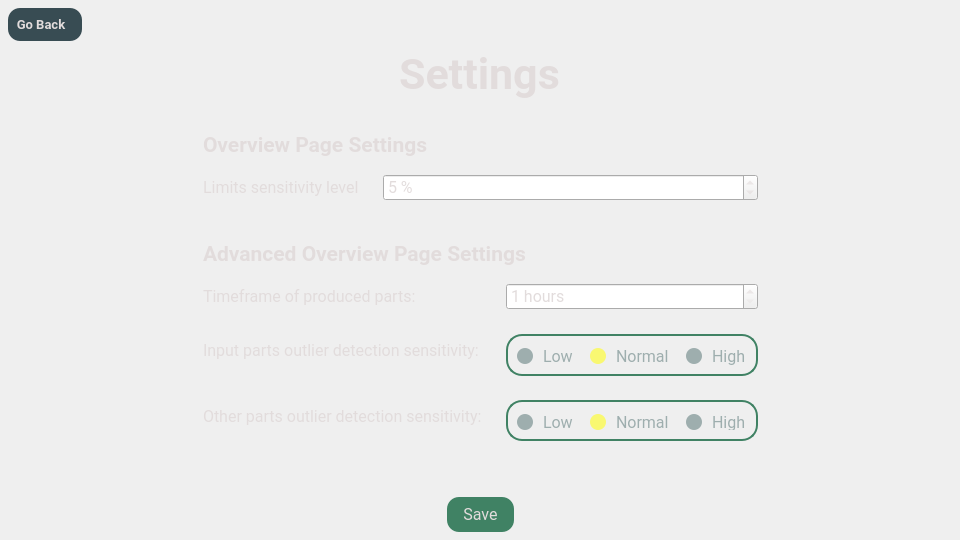
<?xml version="1.0" encoding="UTF-8"?>
<ui version="4.0">
 <author>Boanc Ionut-Silviu</author>
 <class>settings_window</class>
 <widget class="QWidget" name="settings_window">
  <property name="geometry">
   <rect>
    <x>0</x>
    <y>0</y>
    <width>960</width>
    <height>540</height>
   </rect>
  </property>
  <property name="sizePolicy">
   <sizepolicy hsizetype="MinimumExpanding" vsizetype="MinimumExpanding">
    <horstretch>0</horstretch>
    <verstretch>0</verstretch>
   </sizepolicy>
  </property>
  <property name="minimumSize">
   <size>
    <width>960</width>
    <height>540</height>
   </size>
  </property>
  <property name="maximumSize">
   <size>
    <width>16777215</width>
    <height>16777215</height>
   </size>
  </property>
  <property name="font">
   <font>
    <family>Vitesco</family>
    <pointsize>12</pointsize>
   </font>
  </property>
  <property name="windowTitle">
   <string>CIIT</string>
  </property>
  <property name="styleSheet">
   <string notr="true">QPushButton {
border-radius: 12px;
padding-left: 16px;
padding-right: 16px;
padding-top: 8 px;
padding-bottom: 8 px;
}

QRadioButton {
	font: 12pt Roboto;
	color: rgb(158, 174, 174);
    spacing: 10px;
}

QRadioButton::indicator {
    width: 16px;
    height: 16px;
	background-color: rgb(158, 174, 174);
	border-radius: 8px;
}

QRadioButton#rb_low_input::indicator:checked,
 QRadioButton#rb_low_other::indicator:checked{
   
	background-color: rgb(64, 130, 100);
}

QRadioButton#rb_normal_input::indicator:checked,
 QRadioButton#rb_normal_other::indicator:checked {
   
	background-color: rgb(249, 248, 113);
}

QRadioButton#rb_high_input::indicator:checked,
 QRadioButton#rb_high_other::indicator:checked {
   background-color: rgb(138, 29, 0);
}
</string>
  </property>
  <layout class="QGridLayout" name="gridLayout">
   <property name="leftMargin">
    <number>8</number>
   </property>
   <property name="topMargin">
    <number>8</number>
   </property>
   <property name="rightMargin">
    <number>8</number>
   </property>
   <property name="bottomMargin">
    <number>8</number>
   </property>
   <property name="spacing">
    <number>8</number>
   </property>
   <item row="3" column="1">
    <layout class="QVBoxLayout" name="vl_contents">
     <property name="spacing">
      <number>16</number>
     </property>
     <property name="leftMargin">
      <number>24</number>
     </property>
     <property name="topMargin">
      <number>24</number>
     </property>
     <property name="rightMargin">
      <number>24</number>
     </property>
     <property name="bottomMargin">
      <number>48</number>
     </property>
     <item alignment="Qt::AlignmentFlag::AlignLeft|Qt::AlignmentFlag::AlignTop">
      <widget class="QLabel" name="lb_overview_title">
       <property name="font">
        <font>
         <family>Roboto</family>
         <pointsize>16</pointsize>
         <bold>true</bold>
        </font>
       </property>
       <property name="styleSheet">
        <string notr="true">color: rgb(226, 220, 220);</string>
       </property>
       <property name="text">
        <string>Overview Page Settings</string>
       </property>
      </widget>
     </item>
     <item>
      <layout class="QFormLayout" name="fl_overview">
       <property name="horizontalSpacing">
        <number>24</number>
       </property>
       <property name="verticalSpacing">
        <number>24</number>
       </property>
       <item row="0" column="0">
        <widget class="QLabel" name="lb_limit_sensitivity">
         <property name="font">
          <font>
           <family>Roboto</family>
           <pointsize>12</pointsize>
          </font>
         </property>
         <property name="styleSheet">
          <string notr="true">color:rgb(226, 220, 220);</string>
         </property>
         <property name="text">
          <string>Limits sensitivity level</string>
         </property>
        </widget>
       </item>
       <item row="0" column="1">
        <widget class="QSpinBox" name="sb_limit_sensitivity">
         <property name="font">
          <font>
           <family>Roboto</family>
           <pointsize>12</pointsize>
           <bold>false</bold>
          </font>
         </property>
         <property name="styleSheet">
          <string notr="true">color: rgb(226, 220, 220);</string>
         </property>
         <property name="wrapping">
          <bool>false</bool>
         </property>
         <property name="alignment">
          <set>Qt::AlignmentFlag::AlignLeading|Qt::AlignmentFlag::AlignLeft|Qt::AlignmentFlag::AlignVCenter</set>
         </property>
         <property name="buttonSymbols">
          <enum>QAbstractSpinBox::ButtonSymbols::UpDownArrows</enum>
         </property>
         <property name="accelerated">
          <bool>true</bool>
         </property>
         <property name="suffix">
          <string> %</string>
         </property>
         <property name="maximum">
          <number>100</number>
         </property>
         <property name="value">
          <number>5</number>
         </property>
        </widget>
       </item>
       <item row="1" column="0">
        <spacer name="verticalSpacer">
         <property name="orientation">
          <enum>Qt::Orientation::Vertical</enum>
         </property>
         <property name="sizeHint" stdset="0">
          <size>
           <width>20</width>
           <height>40</height>
          </size>
         </property>
        </spacer>
       </item>
      </layout>
     </item>
     <item>
      <widget class="QLabel" name="lb_advanced_overview_title">
       <property name="font">
        <font>
         <family>Roboto</family>
         <pointsize>16</pointsize>
         <bold>true</bold>
        </font>
       </property>
       <property name="styleSheet">
        <string notr="true">color: rgb(226, 220, 220);</string>
       </property>
       <property name="text">
        <string>Advanced Overview Page Settings</string>
       </property>
      </widget>
     </item>
     <item>
      <layout class="QFormLayout" name="fl_advanced">
       <property name="horizontalSpacing">
        <number>24</number>
       </property>
       <property name="verticalSpacing">
        <number>24</number>
       </property>
       <item row="0" column="0">
        <widget class="QLabel" name="lb_timeframe">
         <property name="font">
          <font>
           <family>Roboto</family>
           <pointsize>12</pointsize>
          </font>
         </property>
         <property name="styleSheet">
          <string notr="true">color: rgb(226, 220, 220);</string>
         </property>
         <property name="text">
          <string>Timeframe of produced parts: </string>
         </property>
        </widget>
       </item>
       <item row="0" column="1">
        <widget class="QSpinBox" name="sb_timeframe">
         <property name="font">
          <font>
           <family>Roboto</family>
           <pointsize>12</pointsize>
          </font>
         </property>
         <property name="styleSheet">
          <string notr="true">color: rgb(226, 220, 220);</string>
         </property>
         <property name="buttonSymbols">
          <enum>QAbstractSpinBox::ButtonSymbols::UpDownArrows</enum>
         </property>
         <property name="suffix">
          <string> hours</string>
         </property>
         <property name="minimum">
          <number>1</number>
         </property>
         <property name="maximum">
          <number>8</number>
         </property>
        </widget>
       </item>
       <item row="1" column="0">
        <widget class="QLabel" name="lb_input_sensitivity">
         <property name="font">
          <font>
           <family>Roboto</family>
           <pointsize>12</pointsize>
          </font>
         </property>
         <property name="styleSheet">
          <string notr="true">color: rgb(226, 220, 220);</string>
         </property>
         <property name="text">
          <string>Input parts outlier detection sensitivity:</string>
         </property>
        </widget>
       </item>
       <item row="3" column="0">
        <widget class="QLabel" name="lb_other_sensitivity">
         <property name="font">
          <font>
           <family>Roboto</family>
           <pointsize>12</pointsize>
          </font>
         </property>
         <property name="styleSheet">
          <string notr="true">color: rgb(226, 220, 220);</string>
         </property>
         <property name="text">
          <string>Other parts outlier detection sensitivity:</string>
         </property>
        </widget>
       </item>
       <item row="1" column="1">
        <widget class="QGroupBox" name="gb_input_sensitivity">
         <property name="styleSheet">
          <string notr="true">QGroupBox {
    border-radius: 16px;	
	border-style: solid;
    border-width: 2px;
	border-color:  rgb(64, 130, 100);
}</string>
         </property>
         <property name="title">
          <string/>
         </property>
         <layout class="QHBoxLayout" name="horizontalLayout_6">
          <property name="spacing">
           <number>16</number>
          </property>
          <property name="leftMargin">
           <number>8</number>
          </property>
          <property name="topMargin">
           <number>8</number>
          </property>
          <property name="rightMargin">
           <number>8</number>
          </property>
          <property name="bottomMargin">
           <number>8</number>
          </property>
          <item>
           <widget class="QRadioButton" name="rb_low_input">
            <property name="font">
             <font>
              <family>Roboto</family>
              <pointsize>12</pointsize>
              <italic>false</italic>
              <bold>false</bold>
             </font>
            </property>
            <property name="text">
             <string>Low</string>
            </property>
           </widget>
          </item>
          <item>
           <widget class="QRadioButton" name="rb_normal_input">
            <property name="text">
             <string>Normal</string>
            </property>
            <property name="checked">
             <bool>true</bool>
            </property>
           </widget>
          </item>
          <item>
           <widget class="QRadioButton" name="rb_high_input">
            <property name="text">
             <string>High</string>
            </property>
           </widget>
          </item>
         </layout>
        </widget>
       </item>
       <item row="3" column="1">
        <widget class="QGroupBox" name="gb_other_sensitivity">
         <property name="styleSheet">
          <string notr="true">QGroupBox {
    border-radius: 16px;	
	border-style: solid;
    border-width: 2px;
	border-color:  rgb(64, 130, 100);
}</string>
         </property>
         <property name="title">
          <string/>
         </property>
         <layout class="QHBoxLayout" name="horizontalLayout_7">
          <property name="spacing">
           <number>16</number>
          </property>
          <property name="leftMargin">
           <number>8</number>
          </property>
          <property name="topMargin">
           <number>8</number>
          </property>
          <property name="rightMargin">
           <number>8</number>
          </property>
          <property name="bottomMargin">
           <number>8</number>
          </property>
          <item>
           <widget class="QRadioButton" name="rb_low_other">
            <property name="text">
             <string>Low</string>
            </property>
           </widget>
          </item>
          <item>
           <widget class="QRadioButton" name="rb_normal_other">
            <property name="text">
             <string>Normal</string>
            </property>
            <property name="checked">
             <bool>true</bool>
            </property>
           </widget>
          </item>
          <item>
           <widget class="QRadioButton" name="rb_high_other">
            <property name="text">
             <string>High</string>
            </property>
           </widget>
          </item>
         </layout>
        </widget>
       </item>
      </layout>
     </item>
    </layout>
   </item>
   <item row="1" column="0" colspan="3" alignment="Qt::AlignmentFlag::AlignHCenter|Qt::AlignmentFlag::AlignTop">
    <widget class="QLabel" name="lb_title">
     <property name="maximumSize">
      <size>
       <width>16777215</width>
       <height>16777215</height>
      </size>
     </property>
     <property name="font">
      <font>
       <family>Roboto</family>
       <pointsize>32</pointsize>
       <bold>true</bold>
       <strikeout>false</strikeout>
      </font>
     </property>
     <property name="styleSheet">
      <string notr="true">QLabel
{
	color: rgb(226, 220, 220);
}</string>
     </property>
     <property name="text">
      <string>Settings</string>
     </property>
     <property name="alignment">
      <set>Qt::AlignmentFlag::AlignCenter</set>
     </property>
    </widget>
   </item>
   <item row="13" column="1">
    <spacer name="vs_bottom">
     <property name="orientation">
      <enum>Qt::Orientation::Vertical</enum>
     </property>
     <property name="sizeType">
      <enum>QSizePolicy::Policy::Expanding</enum>
     </property>
     <property name="sizeHint" stdset="0">
      <size>
       <width>20</width>
       <height>40</height>
      </size>
     </property>
    </spacer>
   </item>
   <item row="12" column="1" alignment="Qt::AlignmentFlag::AlignHCenter|Qt::AlignmentFlag::AlignVCenter">
    <widget class="QPushButton" name="pb_save">
     <property name="enabled">
      <bool>true</bool>
     </property>
     <property name="sizePolicy">
      <sizepolicy hsizetype="Minimum" vsizetype="Fixed">
       <horstretch>0</horstretch>
       <verstretch>0</verstretch>
      </sizepolicy>
     </property>
     <property name="minimumSize">
      <size>
       <width>64</width>
       <height>0</height>
      </size>
     </property>
     <property name="maximumSize">
      <size>
       <width>128</width>
       <height>16777215</height>
      </size>
     </property>
     <property name="font">
      <font>
       <family>Roboto</family>
       <pointsize>12</pointsize>
      </font>
     </property>
     <property name="styleSheet">
      <string notr="true">QPushButton {
	background-color: rgb(64, 130, 100);
	color: rgb(226, 220, 220);
    }
    QPushButton:hover {
	background-color: rgb(51, 104, 79);
    }

    QPushButton:pressed {
	
	background-color: rgb(36, 72, 55);
    }
QPushButton:disabled{
	
	background-color: rgba(64, 130, 100, 100);
    }</string>
     </property>
     <property name="text">
      <string>Save</string>
     </property>
    </widget>
   </item>
   <item row="0" column="0" alignment="Qt::AlignmentFlag::AlignLeft|Qt::AlignmentFlag::AlignTop">
    <widget class="QPushButton" name="pb_back">
     <property name="font">
      <font>
       <family>Roboto</family>
       <pointsize>10</pointsize>
       <bold>true</bold>
      </font>
     </property>
     <property name="styleSheet">
      <string notr="true">QPushButton {
	border-radius: 12px;
	padding-left: 8px;
	padding-right: 16px;
	padding-top: 8 px;
	padding-bottom: 8 px;
	color: rgb(226, 220, 220);
	background-color: rgb(56, 76, 83);
    }

QPushButton:hover {
	background-color: rgb(50, 68, 74);
}

QPushButton:pressed {
	
	background-color: rgb(45, 61, 66);
}</string>
     </property>
     <property name="text">
      <string>Go Back</string>
     </property>
     <property name="icon">
      <iconset resource="../icons/icons.qrc">
       <normaloff>:/Icons/arrow-left.svg</normaloff>:/Icons/arrow-left.svg</iconset>
     </property>
     <property name="iconSize">
      <size>
       <width>24</width>
       <height>24</height>
      </size>
     </property>
    </widget>
   </item>
  </layout>
 </widget>
 <tabstops>
  <tabstop>pb_back</tabstop>
  <tabstop>pb_save</tabstop>
  <tabstop>rb_low_input</tabstop>
  <tabstop>sb_timeframe</tabstop>
  <tabstop>sb_limit_sensitivity</tabstop>
  <tabstop>rb_normal_input</tabstop>
  <tabstop>rb_high_input</tabstop>
  <tabstop>rb_low_other</tabstop>
  <tabstop>rb_normal_other</tabstop>
  <tabstop>rb_high_other</tabstop>
 </tabstops>
 <resources>
  <include location="../icons/icons.qrc"/>
 </resources>
 <connections/>
 <designerdata>
  <property name="gridDeltaX">
   <number>8</number>
  </property>
  <property name="gridDeltaY">
   <number>8</number>
  </property>
  <property name="gridSnapX">
   <bool>true</bool>
  </property>
  <property name="gridSnapY">
   <bool>true</bool>
  </property>
  <property name="gridVisible">
   <bool>true</bool>
  </property>
 </designerdata>
</ui>
